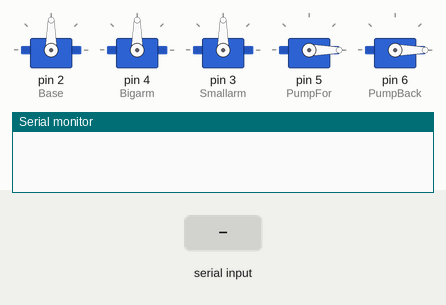
This sketch was run on a simulated Arduino Uno, built with avr-gcc and run on an emulated ATmega328P. Parts: 5 × servo, the last lines printed to the serial monitor. The test bench sets the inputs (shaded band).

Above: at 2.2 s.
2.3 s: "90 45\n" received over Serial
At 3.5 s:
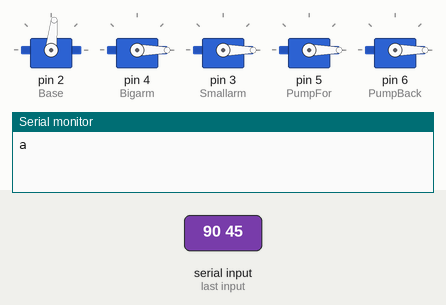
3.8 s: "1\n" received over Serial
At 4.4 s:
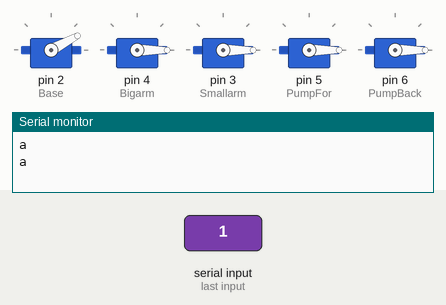
5.3 s: "2\n" received over Serial
At 6.5 s:
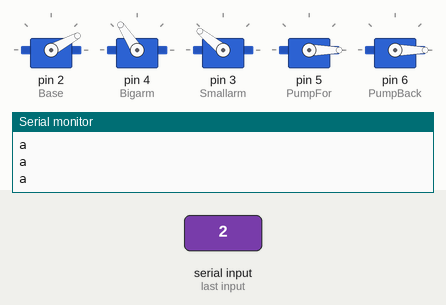
6.8 s: "3\n" received over Serial
At 7.9 s:
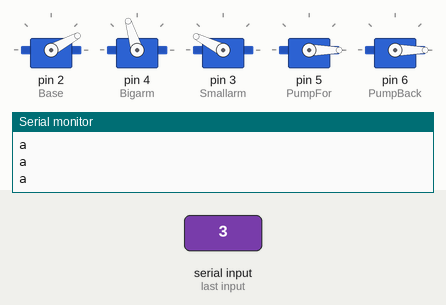
8.3 s: "12\n" received over Serial
At 9.1 s:
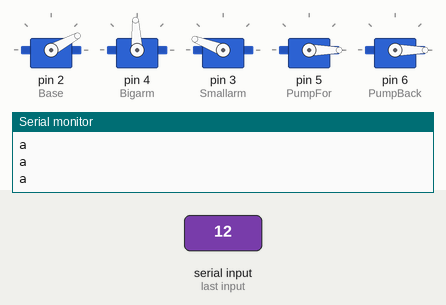
9.8 s: "5\n" received over Serial
At 10.1 s:
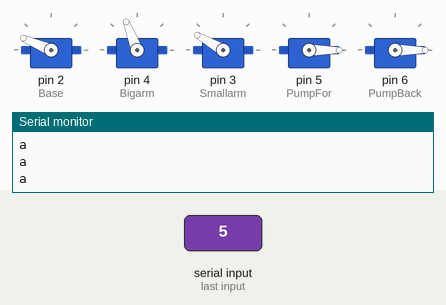
Timing chart, 0 to 12.3 s (numbered marks = the images above; inputs shaded):
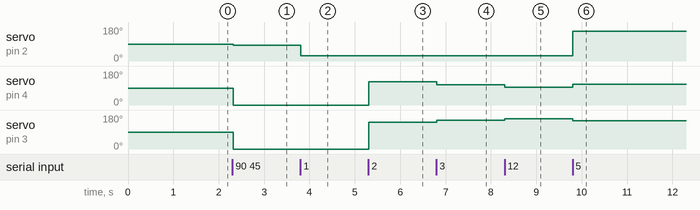

Measured:
- after the input at 2.3 s, servo on pin 2 (Base): 90° → 84° at once; servo on pin 4 (Bigarm), servo on pin 3 (Smallarm): 90° → 0° at once
- after the input at 3.8 s, servo on pin 2 (Base): 84° → 28° at once
- after the input at 5.3 s, servo on pin 4 (Bigarm): 0° → 123° at once; servo on pin 3 (Smallarm): 0° → 141° at once
- after the input at 6.8 s, servo on pin 4 (Bigarm): 123° → 107° at once; servo on pin 3 (Smallarm): 141° → 153° at once
- after the input at 8.3 s, servo on pin 4 (Bigarm): 107° → 93° at once; servo on pin 3 (Smallarm): 153° → 159° at once
- after the input at 9.8 s, servo on pin 2 (Base): 28° → 157° at once; servo on pin 4 (Bigarm): 93° → 111° at once; servo on pin 3 (Smallarm): 159° → 150° at once

The sketch:

Servo_Control_Arduino.ino
```cpp
//*********************************************************************//
//*********************************************************************//
//******************3 DOF robot arm control program********************//
//******function: solve the inverse kinematics of 3 DOF robot arm******//
//*********************************************************************//
//*********************************************************************//
#include <Servo.h>

Servo Base;
Servo Bigarm;
Servo Smallarm;
Servo PumpFor;
Servo PumpBack;

#define numdata_length 6 //x,y,z,symbol,pump,forward/inverse
String comdata = "";
float pos_base = 0;
float pos_bigarm = 0;
float pos_smallarm = 0;
int numdata[numdata_length] = {0};
int flag = 0;
int pos_previous = 0;


void setup()
{ Serial.begin(9600);
  //pinMode(2,OUTPUT);
  //digitalWrite(2,LOW);
  Base.attach(2);
  Bigarm.attach(4);
  Smallarm.attach(3);
  PumpFor.attach(5);
  PumpBack.attach(6);
  pumpreset();
}


void loop()
{ int j = 0;
  while (Serial.available() > 0)
  { comdata += char(Serial.read());
    delay(2);
    flag = 1;
  }
  if(flag == 1) {
    for(int i = 0; i < comdata.length() ; i++){
      if(comdata[i] == ' '){
        j++;
      }
      else{
        numdata[j] = numdata[j] * 10 + (comdata[i] - '0');
      }
  }
  comdata = String("");
  flag = 0;
  if (numdata[5]==1){
  int pos_temp = int(500+7.41*(numdata[0]+45));
  Base.writeMicroseconds(pos_temp);
  Bigarm.write(numdata[1]);
  Smallarm.write(numdata[2]);
  if(numdata[4] == 1){
    pickup();
  }
  else if(numdata[4] == 2){
    putdown();
  }
  }
  else{
  switch (numdata[3]) {
    case 1:
      numdata[0]=-numdata[0];
    break;
    case 2:
      numdata[1]=-numdata[1];
    break;
    case 3:
      numdata[2]=-numdata[2];
    break;
    case 12:
      numdata[0]=-numdata[0];
      numdata[1]=-numdata[1];
    break;
    case 13:
      numdata[0]=-numdata[0];
      numdata[2]=-numdata[2];
    break;
    case 123:
      numdata[0]=-numdata[0];
      numdata[1]=-numdata[1];
      numdata[2]=-numdata[2];
    break;
  }
  float num0 = numdata[0]*0.1;
  float num1 = numdata[1]*0.1;
  float num2 = numdata[2]*0.1;

  //**************************************/
  //y > 0;

  float end_len_x = cos(atan2(num1,num0))*3.5;
  float end_len_y = sin(atan2(num1,num0))*3.5;
  float end_x = num0 - end_len_x;
  float end_y = num1 - end_len_y;


  pos_base = atan2(end_y,end_x)*57.3;
  float AC2 = end_x*end_x+end_y*end_y+num2*num2;
  if (num2 >= 0){
  pos_bigarm = (acos((AC2-31)/(30*sqrt(AC2)))+atan2(num2,sqrt(end_x*end_x+end_y*end_y)))*57.3;}
  else{
  pos_bigarm = (acos((AC2-31)/(30*sqrt(AC2)))-atan2(abs(num2),sqrt(end_x*end_x+end_y*end_y)))*57.3;}
  pos_smallarm = 270-pos_bigarm-(acos((481-AC2)/480)*57.3);

  //Serial.println(pos_previous);
  //Serial.println(pos_equal);
  //revolution(2,pos_base);
  int pos_equal = int(500+7.41*(pos_base+45));
  int pos_equal_low = 20000-pos_equal;
  Base.writeMicroseconds(pos_equal);
  Bigarm.write(pos_bigarm);
  Smallarm.write(pos_smallarm);

  if(numdata[4] == 1){
    pickup();
  }
  else if(numdata[4] == 2){
    putdown();
  }
  Serial.println('a');
  }
  }
  for(int i = 0; i < numdata_length; i++){
    numdata[i] = 0;
  }
}


void pickup()
{
  PumpFor.write(180);
  PumpBack.write(0);
  delay(1500);
  PumpFor.write(0);
  PumpBack.write(0);
  delay(500);
}

void putdown()
{
  PumpFor.write(0);
  PumpBack.write(180);
  delay(1000);
  PumpFor.write(0);
  PumpBack.write(0);
  delay(500);
}

void pumpreset()
{
  PumpFor.write(0);
  PumpBack.write(0);
  delay(1000);
}

void revolution(int pin,float pos_base)
{ int pos_equal = int(500+7.41*(pos_base+43));
  int pos_equal_low = 20000-pos_equal;
  for(int i=0;i<5;i++){
  digitalWrite(pin,HIGH);
  delayMicroseconds(pos_equal);
  digitalWrite(pin,LOW);
  delayMicroseconds(pos_equal_low);
}
}
```
